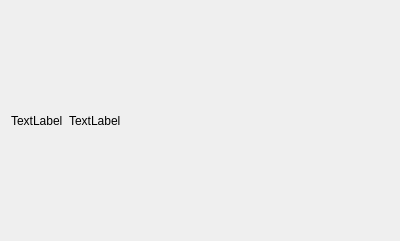
<?xml version="1.0" encoding="UTF-8"?>
<ui version="4.0">
 <class>QWComboItem</class>
 <widget class="QWidget" name="QWComboItem">
  <property name="geometry">
   <rect>
    <x>0</x>
    <y>0</y>
    <width>400</width>
    <height>241</height>
   </rect>
  </property>
  <property name="windowTitle">
   <string>QWComboItem</string>
  </property>
  <layout class="QHBoxLayout" name="horizontalLayout" stretch="0,1">
   <item>
    <widget class="QLabel" name="_logo">
     <property name="text">
      <string>TextLabel</string>
     </property>
    </widget>
   </item>
   <item>
    <widget class="QLabel" name="_text">
     <property name="text">
      <string>TextLabel</string>
     </property>
    </widget>
   </item>
  </layout>
 </widget>
 <resources/>
 <connections/>
</ui>
